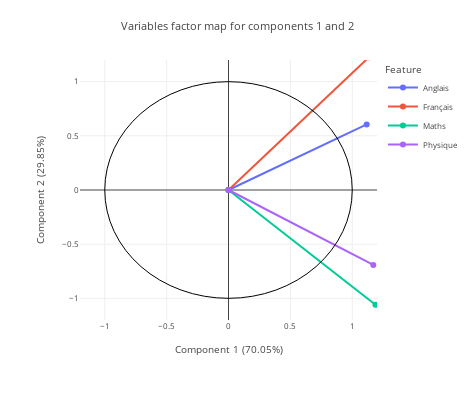

Source (notebook cell):
### Code cell
X = [[6, 6, 5, 5.5], [8, 8, 8, 8], [6, 7, 11, 9.5], [14.5, 14.5, 15.5, 15], [14, 14, 12, 12.5], [11, 10, 5.5, 7], [5.5, 7, 14, 11.5], [13, 12.5, 8.5, 9.5], [9, 9.5, 12.5, 12]]
X = pd.DataFrame(X, columns=['Maths', 'Physique', 'Français', 'Anglais'], index=['Nathan', 'Emma', 'Lola', 'Baptiste', 'Mathilde', 'Ines', 'Lucas', 'Aymeric', 'Chloe'])
X.reset_index(drop=False, inplace=True)
X.rename(columns={"index": "Prénom"}, inplace=True)
X['Prénom'] = X['Prénom'].astype('category')

acp = PCA(std_scale=False)
acp.fit(X)
acp.variables_factor_map()

### Figure 1 — Plotly figure (JSON) as saved in the notebook; plotly's stock layout.template omitted (floating-point values rounded to 4 significant figures)
{"data": [{"hovertemplate": "Feature=Anglais<br>Component 1=%{x}<br>Component 2=%{y}<extra></extra>", "legendgroup": "Anglais", "line": {"color": "#636efa", "dash": "solid"}, "mode": "lines+markers", "name": "Anglais", "orientation": "v", "showlegend": true, "type": "scatter", "x": [1.116, 0], "xaxis": "x", "y": [0.6053, 0], "yaxis": "y"}, {"hovertemplate": "Feature=Français<br>Component 1=%{x}<br>Component 2=%{y}<extra></extra>", "legendgroup": "Français", "line": {"color": "#EF553B", "dash": "solid"}, "mode": "lines+markers", "name": "Français", "orientation": "v", "showlegend": true, "type": "scatter", "x": [1.135, 0], "xaxis": "x", "y": [1.226, 0], "yaxis": "y"}, {"hovertemplate": "Feature=Maths<br>Component 1=%{x}<br>Component 2=%{y}<extra></extra>", "legendgroup": "Maths", "line": {"color": "#00cc96", "dash": "solid"}, "mode": "lines+markers", "name": "Maths", "orientation": "v", "showlegend": true, "type": "scatter", "x": [1.188, 0], "xaxis": "x", "y": [-1.059, 0], "yaxis": "y"}, {"hovertemplate": "Feature=Physique<br>Component 1=%{x}<br>Component 2=%{y}<extra></extra>", "legendgroup": "Physique", "line": {"color": "#ab63fa", "dash": "solid"}, "mode": "lines+markers", "name": "Physique", "orientation": "v", "showlegend": true, "type": "scatter", "x": [1.17, 0], "xaxis": "x", "y": [-0.6914, 0], "yaxis": "y"}], "layout": {"font": {"size": 8}, "height": 400, "legend": {"title": {"text": "Feature"}, "tracegroupgap": 0}, "margin": {"t": 60}, "shapes": [{"line": {"color": "Black", "width": 1}, "type": "circle", "x0": -1, "x1": 1, "y0": -1, "y1": 1}], "showlegend": true, "title": {"text": "Variables factor map for components 1 and 2"}, "width": 475, "xaxis": {"anchor": "y", "domain": [0, 1], "range": [-1.2, 1.2], "title": {"text": "Component 1 (70.05%)"}}, "yaxis": {"anchor": "x", "domain": [0, 1], "range": [-1.2, 1.2], "title": {"text": "Component 2 (29.85%)"}}}}
